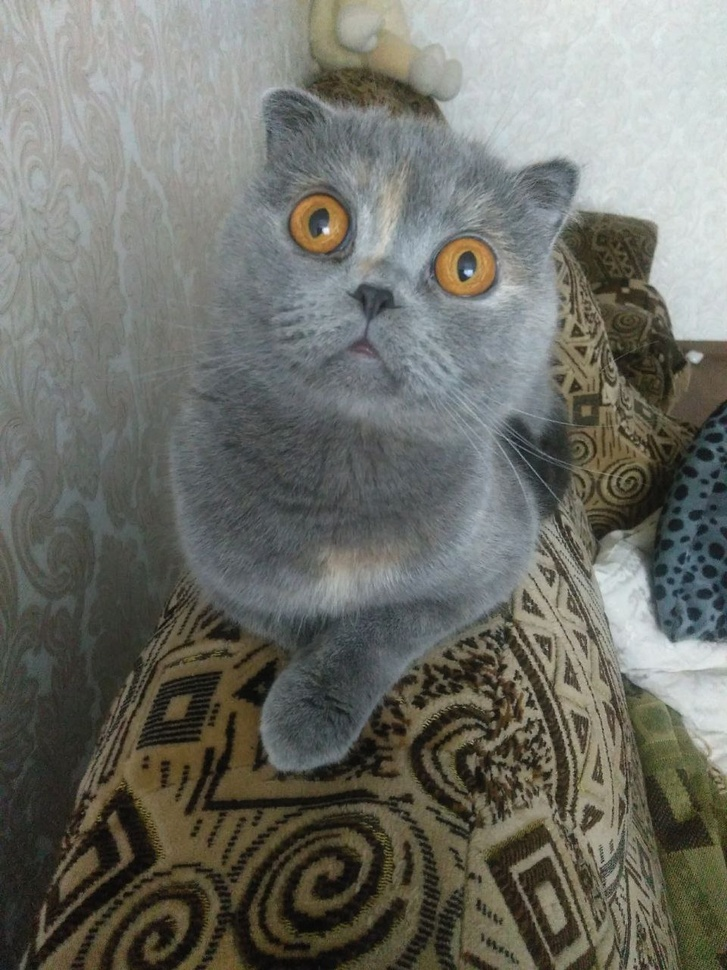
#> input picture Obrazky/ObrazkyJPEG/macka.jpg, 727 x 970 px, shrunk from 960 x 1280 before the run
$ python GaussovySum.py
#> lines starting #> are read from the running program, lines starting #| are printed output that depends on the picture
import cv2
import numpy as np

# Nacitanie obrazku
image = cv2.imread('../Obrazky/ObrazkyJPEG/macka.jpg')
#> image is the input picture: shape (970, 727, 3); mean B, G, R 104.5, 111.7, 110.8

# Generacia Gaussovho sumu
mean = 0
stddev = 25  # Adjust this for more/less noise
gaussian_noise = np.random.normal(mean, stddev, image.shape).astype(np.float32)

# Pridanie sumu
noisy_image = image.astype(np.float32) + gaussian_noise
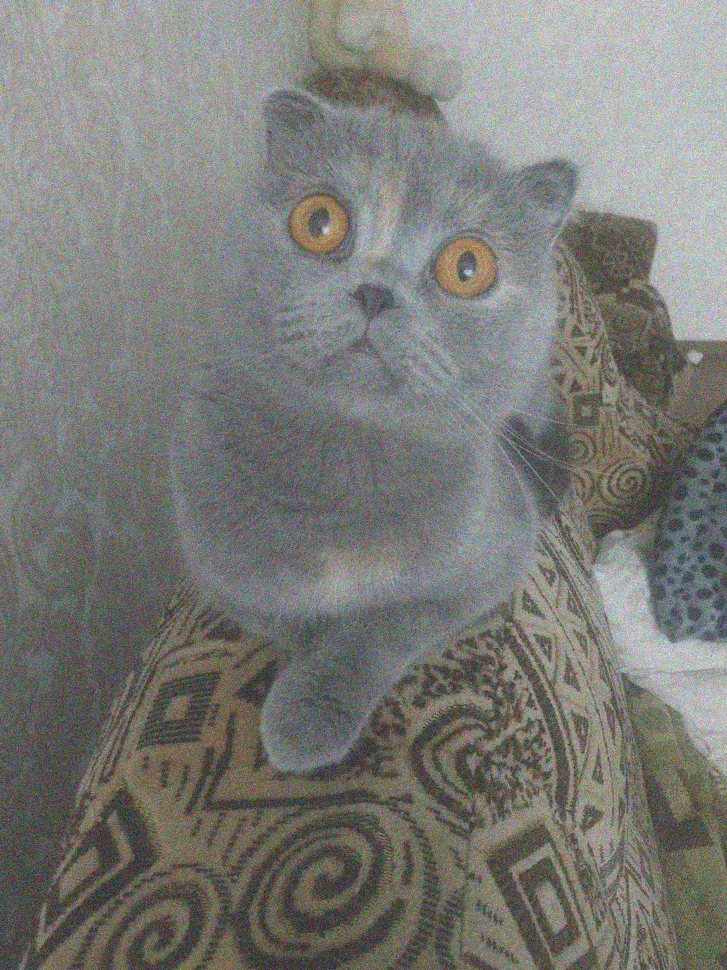
#> noisy_image: shape (970, 727, 3) float32; mean B, G, R 104.5, 111.8, 110.8; drawn with min black and max white

# Orezanie hodnot a prevod
noisy_image = np.clip(noisy_image, 0, 255).astype(np.uint8)

# Ukladanie vysledku
cv2.imwrite('ObrazokSGaussovymSumom.jpg', noisy_image)

$ run again, with Obrazky/ObrazkyJPEG/budova.jpg copied over Obrazky/ObrazkyJPEG/macka.jpg
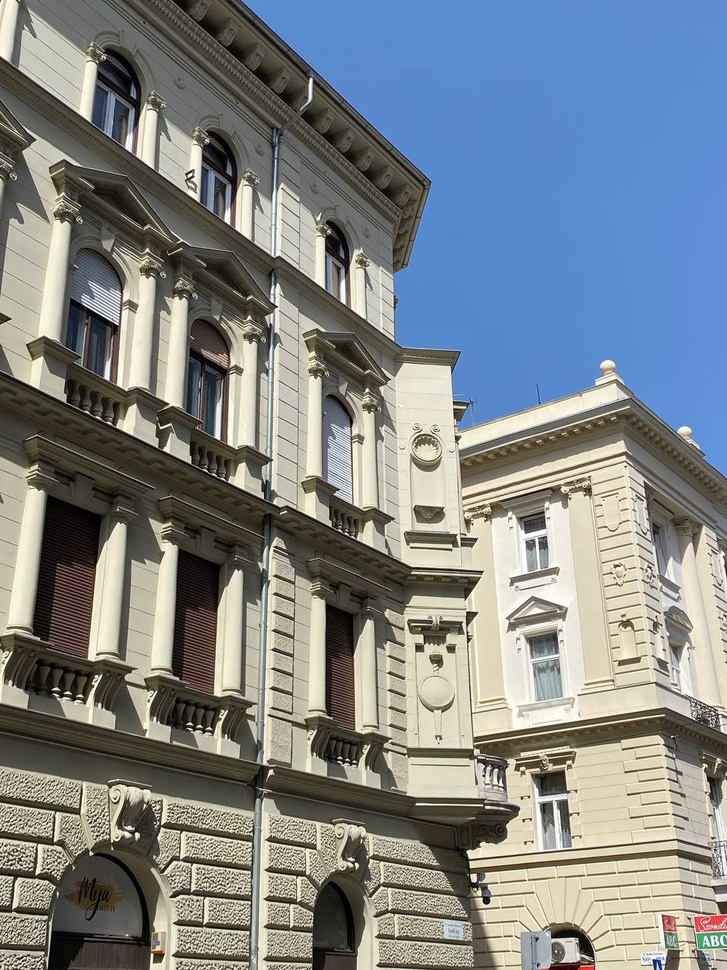
#> input picture Obrazky/ObrazkyJPEG/budova.jpg, 727 x 970 px, shrunk from 960 x 1280 before the run
#> image is the input picture: shape (970, 727, 3); mean B, G, R 136.1, 133.6, 127.5
#> `noisy_image = image.astype(np.float32) + gaussian_noise`:
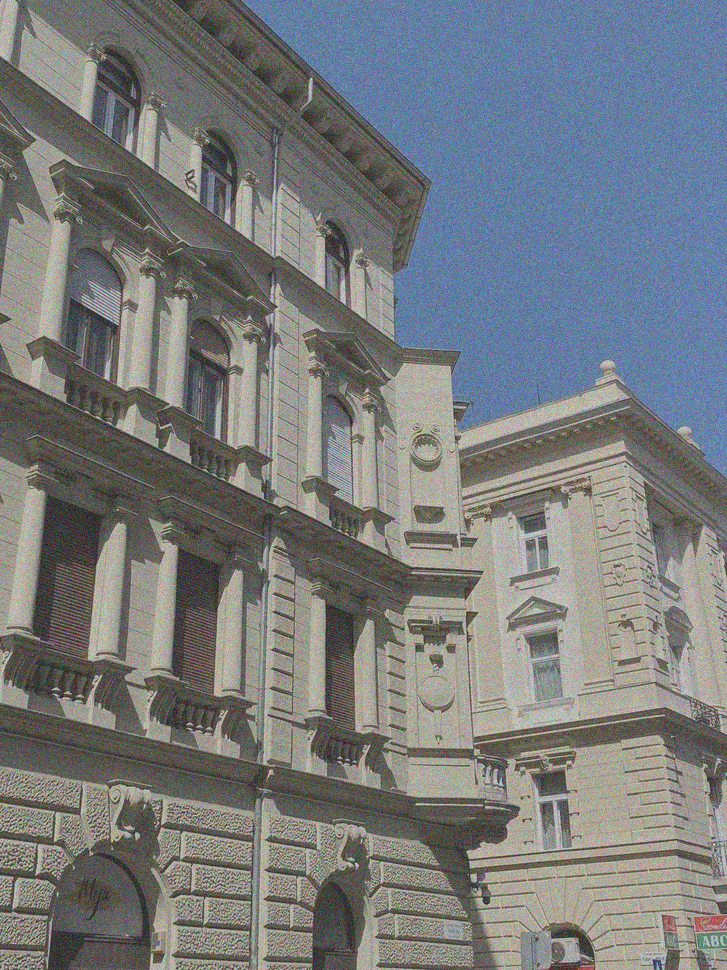
#> noisy_image: shape (970, 727, 3) float32; mean B, G, R 136.1, 133.6, 127.5; drawn with min black and max white

$ run again, with Obrazky/ObrazkyJPEG/modraZnacka.jpg copied over Obrazky/ObrazkyJPEG/macka.jpg
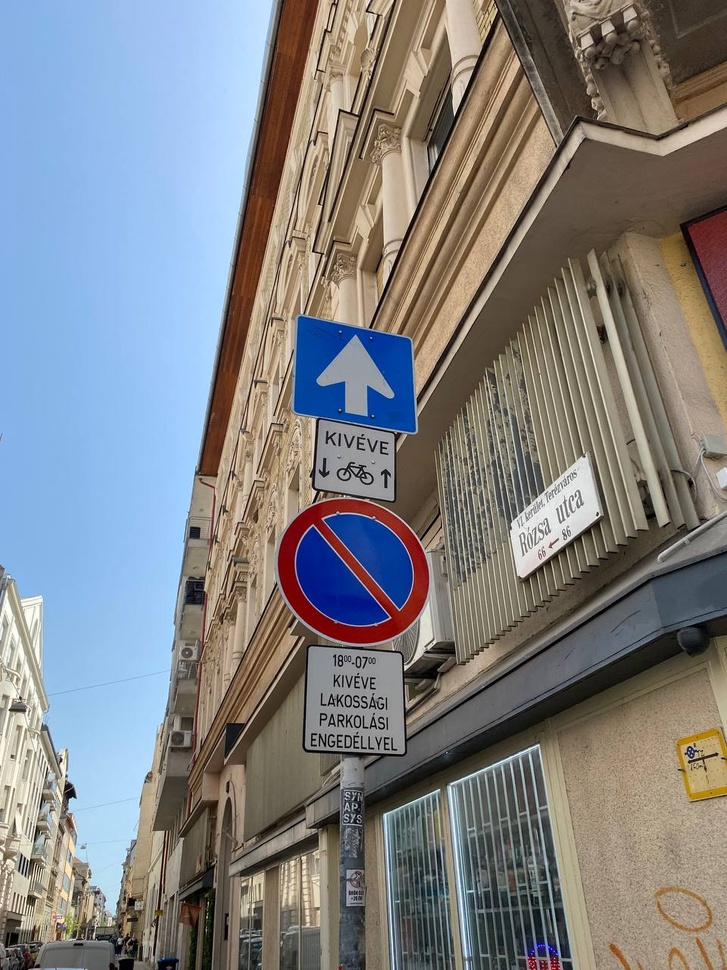
#> input picture Obrazky/ObrazkyJPEG/modraZnacka.jpg, 727 x 970 px, shrunk from 960 x 1280 before the run
#> image is the input picture: shape (970, 727, 3); mean B, G, R 131.7, 129.8, 128.8
#> `noisy_image = image.astype(np.float32) + gaussian_noise`:
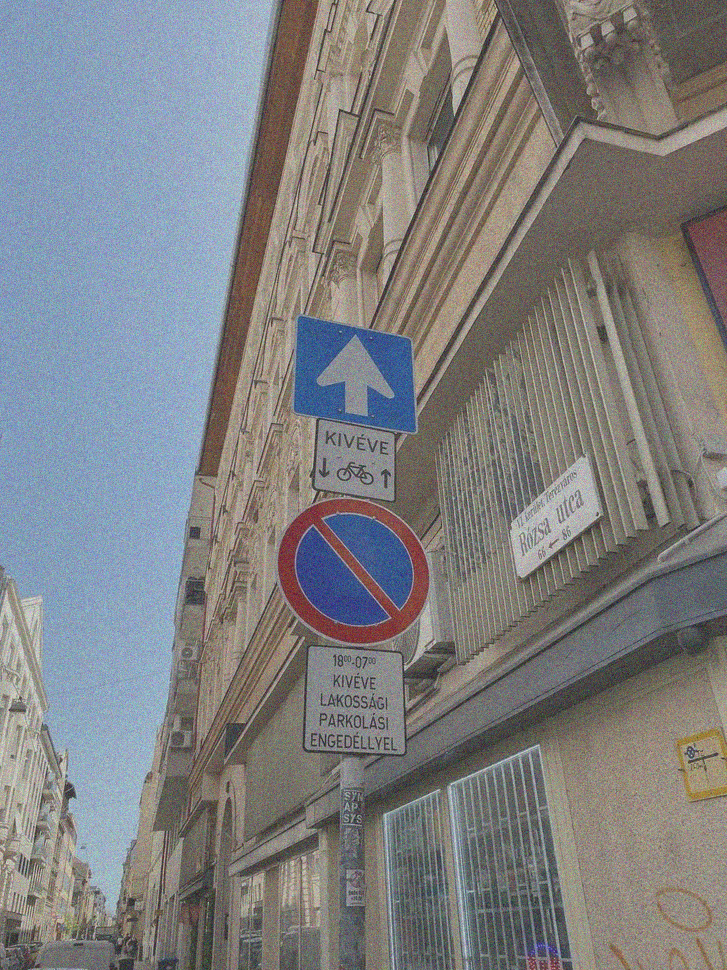
#> noisy_image: shape (970, 727, 3) float32; mean B, G, R 131.7, 129.8, 128.9; drawn with min black and max white

$ run again, with Obrazky/ObrazkyJPEG/zelenaZnacka.jpg copied over Obrazky/ObrazkyJPEG/macka.jpg
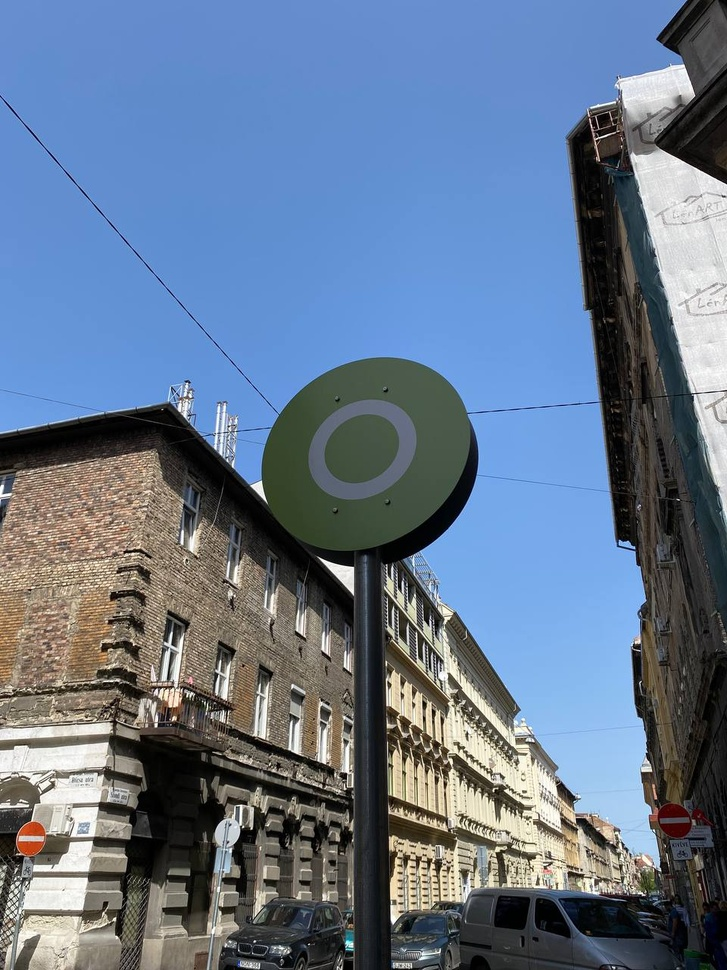
#> input picture Obrazky/ObrazkyJPEG/zelenaZnacka.jpg, 727 x 970 px, shrunk from 960 x 1280 before the run
#> image is the input picture: shape (970, 727, 3); mean B, G, R 142.3, 119.3, 101.7
#> `noisy_image = image.astype(np.float32) + gaussian_noise`:
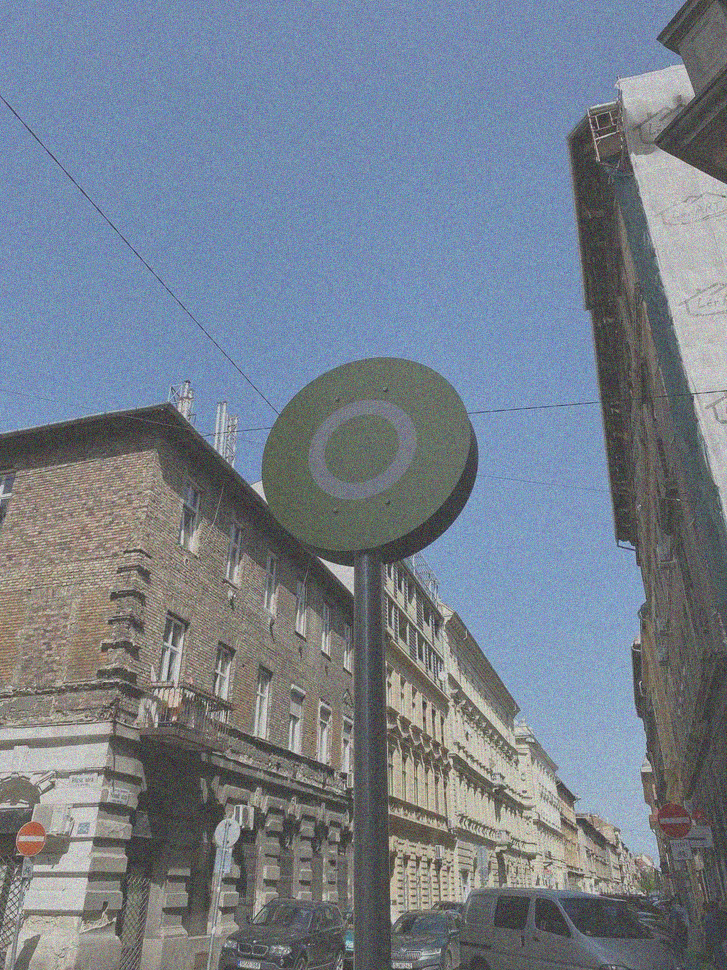
#> noisy_image: shape (970, 727, 3) float32; mean B, G, R 142.3, 119.4, 101.7; drawn with min black and max white
